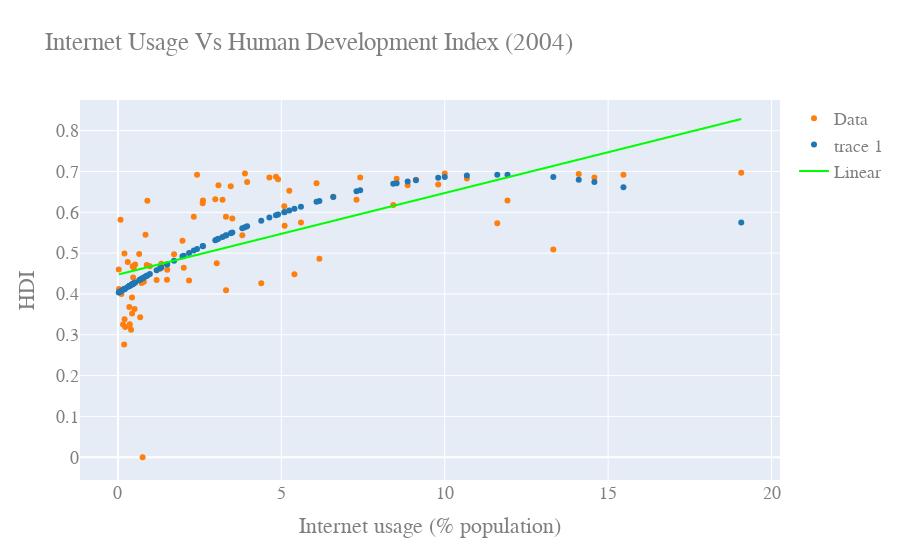

Notebook cell for this chart:
### Markdown cell above
# 2004 Internet Usage Vs HDI

### Code cell
slopeHDI04, interceptHDI04, r_valueHDI04, p_valueHDI04, std_errHDI = stats.linregress(IU04,HDI04)
lineHDI04 = slopeHDI04*IU04+interceptHDI04


#use 3rd order due to up curve at IU-0
#p1 = np.polyfit(IU04,HDI04,3)

p3 = np.polyfit(IU04,HDI04,2)

yfit3 = p3[0]*IU04**2+p3[1]*IU04**1+p3[2]
#yfit3 = p3[0]*IU04**3+p3[1]*IU04**2+p3[2]*IU04+p3[3]



yresid3 = HDI04 - yfit3

SSresid3 = sum(pow(yresid3,2))

SStotal3 = len(HDI04)*statistics.variance(HDI04)

rsq3 = 1 - SSresid3/SStotal3



y3resid = HDI04 - lineHDI04


SS3resid = sum(pow(y3resid,2))

SS3total = len(HDI04)*statistics.variance(HDI04)

rsq_3 = 1 - SS3resid/SS3total

print("R^2 value for linear fit: " +str(rsq_3))
#print("Model Coefficients: "+str(slopeHDI04)+" , "+str(interceptHDI04))
print("Model Coefficients: ["+str(slopeHDI04)+","+str(interceptHDI04)+"]")
print("Correlation coefficient: "+str(np.corrcoef(IU04,HDI04)[0][1]))


print("R^2 value for fit: " +str(rsq3))
print("Model Coefficients: "+str(p3))
print("Correlation coefficient: "+str(np.corrcoef(IU04,HDI04)[0][1]))



figHDI04 = go.Figure()

figHDI04.add_trace(go.Scatter(
    x= IU04,
    y= HDI04,
    mode='markers',      # this sets its legend entry
    marker=go.Marker(color='rgb(255, 127, 14)'),
    name="Data",
    text=Country_Name,
    textposition="top center"
))

figHDI04.add_trace(go.Scatter(
    x=IU04,
    y=np.polyval(p3,IU04),
    mode='markers',
    marker=go.Marker(color='rgb(31, 119, 180)'),
    #name="y=" +str(1.02449924)+"x^2-"+str(34.18513794)+"x"+str(273.79980863)
))

figHDI04.add_trace(go.Scatter(
    x=IU04,
    y=lineHDI04,
    #y=np.polyval(p1,IU04),
    mode='lines',
    marker=go.Marker(color='rgb(0, 255, 0)'),
    name="Linear"
))

figHDI04.update_layout(
    title="Internet Usage Vs Human Development Index (2004)",
    xaxis_title="Internet usage (% population)",
    yaxis_title="HDI",
    font=dict(
        family="Courier New, monospace",
        size=18,
        color="#7f7f7f"
    )
)

figHDI04.show()

### Figure 1 — Plotly figure (JSON) as saved in the notebook; plotly's stock layout.template omitted (floating-point values rounded to 4 significant figures)
{"data": [{"marker": {"color": "rgb(255, 127, 14)"}, "mode": "markers", "name": "Data", "text": ["Afghanistan", "Albania", "Algeria", "Angola", "Armenia", "Bangladesh", "Belize", "Benin", "Bosnia and Herzegovina", "Botswana", "Brazil", "Burkina Faso", "Burundi", "Cambodia", "Cameroon", "Central African Republic", "Chad", "China", "Colombia", "Comoros", "Dominican Republic", "Ecuador", "Egypt", "El Salvador", "Equatorial Guinea", "Ethiopia", "Fiji", "Gabon", "Gambia", "Georgia", "Ghana", "Guatemala", "Guinea", "Haiti", "Honduras", "India", "Indonesia", "Iraq", "Jamaica", "Kenya", "Kiribati", "Kyrgyzstan", "Lesotho", "Liberia", "Madagascar", "Malawi", "Maldives", "Mali", "Mauritania", "Morocco", "Mozambique", "Myanmar", "Namibia", "Nepal", "Nicaragua", "Niger", "Nigeria", "Pakistan", "Papua New Guinea", "Paraguay", "Peru", "Philippines", "Rwanda", "Samoa", "Sao Tome and Principe", "Senegal", "Sierra Leone", "Solomon Islands", "South Africa", "Sudan", "Suriname", "Tajikistan", "Thailand", "Togo", "Tonga", "Tunisia", "Turkey", "Turkmenistan", "Uganda", "Uzbekistan", "Yemen", "Zambia"], "textposition": "top center", "type": "scatter", "x": [0.1058, 2.42, 4.634, 0.4648, 4.899, 0.199, 9.8, 1.183, 15.47, 3.305, 19.07, 0.4003, 0.3491, 0.3004, 0.9761, 0.2234, 0.3609, 7.3, 9.119, 1.327, 8.866, 4.834, 11.92, 3.2, 0.8439, 0.1553, 7.413, 2.979, 3.308, 3.886, 1.717, 5.1, 0.5088, 5.401, 5.6, 1.976, 2.6, 0.9, 10, 3.024, 3.5, 5.09, 2.176, 0.03101, 0.5254, 0.3475, 6.588, 0.4328, 0.4815, 11.61, 0.6794, 0.02434, 3.805, 0.4498, 2.321, 0.1899, 1.286, 6.164, 1.508, 3.452, 14.1, 5.244, 0.4309, 3.076, 13.32, 4.386, 0.203, 0.6497, 8.425, 0.7916, 6.076, 0.07748, 10.68, 1.5, 3.952, 8.529, 14.58, 0.7541, 0.72, 2.594, 0.8812, 2.014], "y": [0.4, 0.692, 0.685, 0.44, 0.681, 0.499, 0.668, 0.434, 0.692, 0.589, 0.697, 0.312, 0.322, 0.478, 0.468, 0.319, 0.326, 0.631, 0.68, 0.474, 0.666, 0.687, 0.629, 0.631, 0.545, 0.325, 0.685, 0.632, 0.409, 0.695, 0.497, 0.567, 0.363, 0.448, 0.575, 0.53, 0.629, 0.628, 0.695, 0.475, 0.585, 0.615, 0.433, 0.412, 0.472, 0.368, 0.638, 0.352, 0.465, 0.573, 0.343, 0.46, 0.544, 0.468, 0.589, 0.276, 0.462, 0.486, 0.459, 0.664, 0.694, 0.653, 0.391, 0.666, 0.509, 0.426, 0.338, 0.498, 0.618, 0.43, 0.671, 0.582, 0.683, 0.435, 0.674, 0.682, 0.685, 0, 0.427, 0.622, 0.471, 0.464]}, {"marker": {"color": "rgb(31, 119, 180)"}, "mode": "markers", "type": "scatter", "x": [0.1058, 2.42, 4.634, 0.4648, 4.899, 0.199, 9.8, 1.183, 15.47, 3.305, 19.07, 0.4003, 0.3491, 0.3004, 0.9761, 0.2234, 0.3609, 7.3, 9.119, 1.327, 8.866, 4.834, 11.92, 3.2, 0.8439, 0.1553, 7.413, 2.979, 3.308, 3.886, 1.717, 5.1, 0.5088, 5.401, 5.6, 1.976, 2.6, 0.9, 10, 3.024, 3.5, 5.09, 2.176, 0.03101, 0.5254, 0.3475, 6.588, 0.4328, 0.4815, 11.61, 0.6794, 0.02434, 3.805, 0.4498, 2.321, 0.1899, 1.286, 6.164, 1.508, 3.452, 14.1, 5.244, 0.4309, 3.076, 13.32, 4.386, 0.203, 0.6497, 8.425, 0.7916, 6.076, 0.07748, 10.68, 1.5, 3.952, 8.529, 14.58, 0.7541, 0.72, 2.594, 0.8812, 2.014], "y": [0.4076, 0.5102, 0.587, 0.425, 0.5947, 0.4122, 0.6848, 0.4582, 0.6613, 0.5434, 0.5751, 0.422, 0.4195, 0.4171, 0.4489, 0.4134, 0.4201, 0.6516, 0.6784, 0.4646, 0.6755, 0.5929, 0.692, 0.5396, 0.4428, 0.4101, 0.6537, 0.5315, 0.5435, 0.5634, 0.4814, 0.6004, 0.4271, 0.6087, 0.6139, 0.4923, 0.5172, 0.4454, 0.6863, 0.5332, 0.5502, 0.6002, 0.5004, 0.4039, 0.4279, 0.4194, 0.6373, 0.4235, 0.4258, 0.6922, 0.4352, 0.4036, 0.5606, 0.4243, 0.5063, 0.4118, 0.4628, 0.6278, 0.4725, 0.5486, 0.6795, 0.6044, 0.4234, 0.5351, 0.6863, 0.5794, 0.4124, 0.4338, 0.6699, 0.4404, 0.6257, 0.4062, 0.6901, 0.4722, 0.5655, 0.6713, 0.674, 0.4387, 0.4371, 0.517, 0.4445, 0.4938]}, {"marker": {"color": "rgb(0, 255, 0)"}, "mode": "lines", "name": "Linear", "type": "scatter", "x": [0.1058, 2.42, 4.634, 0.4648, 4.899, 0.199, 9.8, 1.183, 15.47, 3.305, 19.07, 0.4003, 0.3491, 0.3004, 0.9761, 0.2234, 0.3609, 7.3, 9.119, 1.327, 8.866, 4.834, 11.92, 3.2, 0.8439, 0.1553, 7.413, 2.979, 3.308, 3.886, 1.717, 5.1, 0.5088, 5.401, 5.6, 1.976, 2.6, 0.9, 10, 3.024, 3.5, 5.09, 2.176, 0.03101, 0.5254, 0.3475, 6.588, 0.4328, 0.4815, 11.61, 0.6794, 0.02434, 3.805, 0.4498, 2.321, 0.1899, 1.286, 6.164, 1.508, 3.452, 14.1, 5.244, 0.4309, 3.076, 13.32, 4.386, 0.203, 0.6497, 8.425, 0.7916, 6.076, 0.07748, 10.68, 1.5, 3.952, 8.529, 14.58, 0.7541, 0.72, 2.594, 0.8812, 2.014], "y": [0.4496, 0.4958, 0.5401, 0.4568, 0.5453, 0.4514, 0.6433, 0.4711, 0.7565, 0.5135, 0.8285, 0.4555, 0.4544, 0.4535, 0.467, 0.4519, 0.4547, 0.5933, 0.6296, 0.474, 0.6246, 0.544, 0.6856, 0.5114, 0.4643, 0.4506, 0.5956, 0.507, 0.5136, 0.5251, 0.4818, 0.5494, 0.4576, 0.5554, 0.5593, 0.4869, 0.4994, 0.4654, 0.6472, 0.5079, 0.5174, 0.5492, 0.4909, 0.4481, 0.458, 0.4544, 0.5791, 0.4561, 0.4571, 0.6794, 0.461, 0.448, 0.5235, 0.4565, 0.4938, 0.4513, 0.4732, 0.5706, 0.4776, 0.5164, 0.7292, 0.5522, 0.4561, 0.5089, 0.7136, 0.5351, 0.4515, 0.4604, 0.6158, 0.4633, 0.5689, 0.449, 0.6608, 0.4774, 0.5264, 0.6179, 0.7387, 0.4625, 0.4619, 0.4993, 0.4651, 0.4877]}], "layout": {"font": {"color": "#7f7f7f", "family": "Courier New, monospace", "size": 18}, "title": {"text": "Internet Usage Vs Human Development Index (2004)"}, "xaxis": {"title": {"text": "Internet usage (% population)"}}, "yaxis": {"title": {"text": "HDI"}}}}
